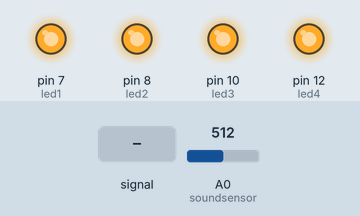
This sketch was run on a simulated Arduino Uno, built with avr-gcc and run on an emulated ATmega328P. On the bench: output pins drawn as LEDs (lit = HIGH). Inputs (shaded band) come from the test bench; at power-on: A0 (soundsensor) = 512.

Above: at 1.2 s.
1.3 s: A0 (soundsensor) fed a 200 Hz sine of ±255 counts around its level
At 1.9 s:
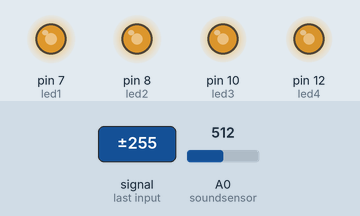
2.8 s: A0 (soundsensor) set to 380
At 3.8 s:
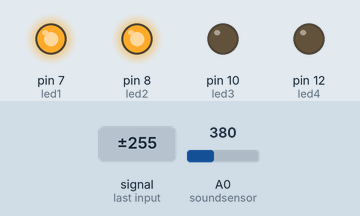
4.3 s: A0 (soundsensor) fed a 1000 Hz sine of ±255 counts around its level
At 5.0 s:
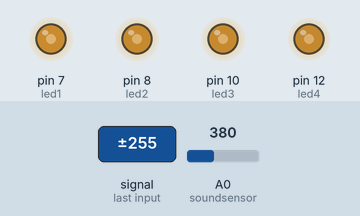
5.8 s: A0 (soundsensor) fed a 2 Hz sine of ±306 counts around its level
8.8 s: A0 (soundsensor) set to 360
At 9.2 s:
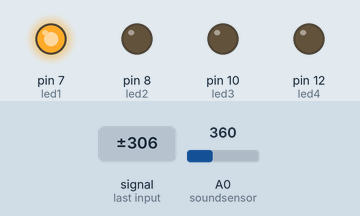
10.3 s: A0 (soundsensor) fed a 50 Hz sine of ±306 counts around its level
At 11.5 s:
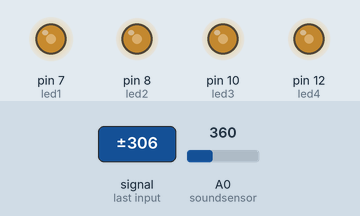
Timing chart, 0 to 12.9 s (numbered marks = the images above; inputs shaded):
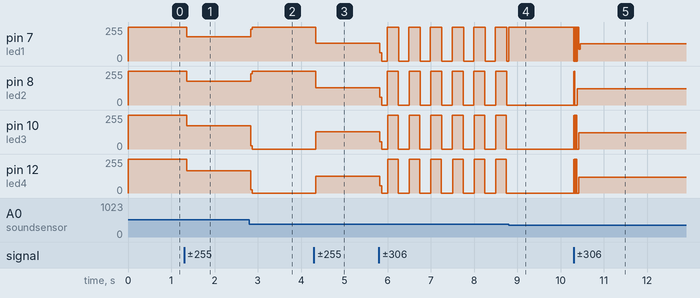

Measured:
- after the input at 1.3 s, pin 7 (led1): 255/255 → 181/255 after 0.05 s; pin 8 (led2): 255/255 → 177/255 after 0.05 s; pin 10 (led3): 255/255 → 173/255 after 0.05 s; pin 12 (led4): 255/255 → 167/255 after 0.05 s
- after the input at 2.8 s, pin 7 (led1): 181/255 → 255/255 at once; pin 8 (led2): 177/255 → 255/255 at once; pin 10 (led3): 173/255 → 0/255 at once; pin 12 (led4): 167/255 → 0/255 at once
- after the input at 4.3 s, pin 7 (led1): 255/255 → 135/255 at once; pin 8 (led2): 255/255 → 129/255 at once; pin 10 (led3): 0/255 → 128/255 at once; pin 12 (led4): 0/255 → 124/255 at once
- after the input at 8.8 s, pin 8 (led2), pin 10 (led3), pin 12 (led4): stops changing and stays 0/255
- after the input at 10.3 s, pin 8 (led2): 0/255 → 123/255 at once

The sketch:

lightshow.ino
```cpp
int soundsensor = A0;
int led1 = 7;
int led2 = 8;
int led3 = 10;
int led4 = 12;
int led5 = 13;


void setup() {
  pinMode (soundsensor, INPUT);
  pinMode (led1, OUTPUT);
  pinMode (led2, OUTPUT);
  pinMode(led3, OUTPUT);
  pinMode(led4, OUTPUT);
}

void loop() {
  int val = analogRead (soundsensor);
  Serial.println(val);

  if (val > 350)
  {
    digitalWrite (led1, HIGH);
  }
  else
  {
    digitalWrite (led1, LOW);
  }


  if (val > 370)
  {
    digitalWrite (led2, HIGH);
  }
  else
  {
    digitalWrite (led2, LOW);
  }


 if (val > 380)
  {
    digitalWrite (led3, HIGH);
  }
  else
  {
    digitalWrite (led3, LOW);
  }


  if (val > 390)
  {
    digitalWrite (led4, HIGH);
  }
  else
  {
    digitalWrite (led4, LOW);
  }


   if (val > 350)
  {
    digitalWrite (led5, HIGH);
  }
  else
  {
    digitalWrite (led5, LOW);
  }
}
```
